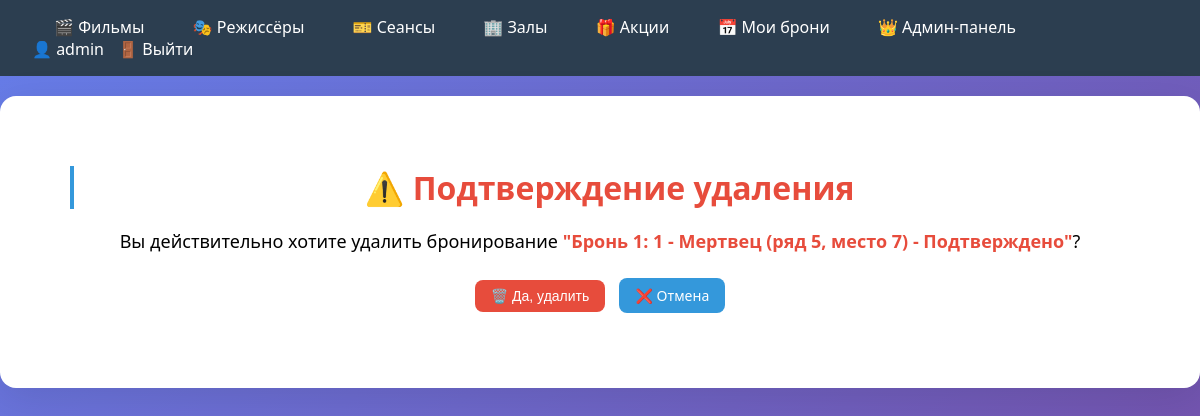
/booking/1/cancel/ (signed in), run on the app's committed database.
### cinema/models.py (models this page shows, shortened)
class User(AbstractUser):
    birth_date = models.DateField('Дата рождения', null=True, blank=True)
    groups = models.ManyToManyField(
        'auth.Group',
        verbose_name='groups',
        blank=True,
        help_text='The groups this user belongs to.',
        related_name='cinema_user_set',
        related_query_name='cinema_user',
    )
    user_permissions = models.ManyToManyField(
        'auth.Permission',
        verbose_name='user permissions',
        blank=True,
        help_text='Specific permissions for this user.',
        related_name='cinema_user_set',
        related_query_name='cinema_user',
    )
    class Meta:
        verbose_name = 'Пользователь'
        verbose_name_plural = 'Пользователи'
        swappable = 'AUTH_USER_MODEL'

class Booking(models.Model):
    STATUS_CHOICES = [
        ('pending', 'Ожидает подтверждения'),
        ('confirmed', 'Подтверждено'),
        ('cancelled', 'Отменено'),
    ]
    session = models.ForeignKey(Session, on_delete=models.CASCADE, verbose_name='Сеанс', related_name='bookings')
    user = models.ForeignKey(User, on_delete=models.CASCADE, verbose_name='Пользователь', related_name='bookings')
    seat_row = models.IntegerField('Ряд')
    seat_number = models.IntegerField('Место')
    status = models.CharField('Статус', max_length=20, choices=STATUS_CHOICES, default='pending')
    created_at = models.DateTimeField('Дата бронирования', auto_now_add=True)
    def __str__(self):
        return f'Бронь {self.id}: {self.user.username} - {self.session.movie.title} (ряд {self.seat_row}, место {self.seat_number}) - {self.get_status_display()}'
    class Meta:
        verbose_name = 'Бронирование'
        verbose_name_plural = 'Бронирования'
        unique_together = ('session', 'seat_row', 'seat_number')

class Session(models.Model):
    movie = models.ForeignKey(Movie, on_delete=models.CASCADE, verbose_name='Фильм', related_name='sessions')
    hall = models.ForeignKey(Hall, on_delete=models.CASCADE, verbose_name='Зал', related_name='sessions')
    start_time = models.DateTimeField('Время начала')
    price = models.DecimalField('Цена', max_digits=8, decimal_places=2)
    class Meta:
        verbose_name = 'Сеанс'
        verbose_name_plural = 'Сеансы'

class Movie(models.Model):
    title = models.CharField('Название', max_length=200)
    description = models.TextField('Описание')
    duration_min = models.IntegerField('Длительность (мин)')
    rating = models.FloatField('Рейтинг', default=0.0)
    poster = models.ImageField('Постер', upload_to='posters/', blank=True, null=True)
    release_year = models.IntegerField('Год выпуска')
    director = models.ForeignKey(Director, on_delete=models.SET_NULL, null=True, blank=True, verbose_name='Режиссёр',
                                 related_name='movies')
    genres = models.ManyToManyField(Genre, through='MovieGenre', verbose_name='Жанры')
    class Meta:
        verbose_name = 'Фильм'
        verbose_name_plural = 'Фильмы'

### cinema/views.py (the view)
# urls.py: path('booking/<int:pk>/cancel/', views.cancel_booking, name='cancel_booking'),
@login_required
def cancel_booking(request, pk):
    booking = get_object_or_404(Booking, pk=pk)
    if booking.user != request.user and not request.user.is_staff:
        messages.error(request, 'Вы можете отменять только свои бронирования.')
        return redirect('my_bookings')
    if request.method == 'POST':
        booking.status = 'cancelled'
        booking.save()
        messages.success(request, 'Бронирование отменено.')
        return redirect('my_bookings')
    return render(request, 'cinema/confirm_delete.html', {
        'object': booking,
        'type_name': 'бронирование',
        'cancel_url': 'my_bookings',
        'cancel_id': None,
        'can_delete': True
    })

### cinema/templates/cinema/confirm_delete.html (shortened to what this page needs)
{% extends 'cinema/base.html' %}
{% load static %}
{% block content %}
<div class="delete-confirm" style="text-align: center; padding: 40px;">
    <h1 style="color: #e74c3c;">⚠️ Подтверждение удаления</h1>
    {% if can_delete %}
        <p style="font-size: 18px; margin: 20px 0;">
            Вы действительно хотите удалить {{ type_name }}
            <strong style="color: #e74c3c;">"{{ object }}"</strong>?
        </p>
        <form method="post" style="display: inline;">
            <button type="submit" class="btn btn-danger">🗑️ Да, удалить</button>
            {% if cancel_id %}
                <a href="{% url cancel_url cancel_id %}" class="btn">❌ Отмена</a>
            {% else %}
                <a href="{% url cancel_url %}" class="btn">❌ Отмена</a>
            {% endif %}
        </form>
    {% endif %}
</div>
{% endblock %}

### cinema/templates/cinema/base.html (shortened to what this page needs)
{% load static %}
<!DOCTYPE html>
<html lang="ru">
<head>
    <link rel="stylesheet" href="{% static 'cinema/style.css' %}">
</head>
<body>
    <nav>
        <div>
            <a href="{% url 'movie_list' %}">🎬 Фильмы</a>
            <a href="{% url 'director_list' %}">🎭 Режиссёры</a>
            <a href="{% url 'session_list' %}">🎫 Сеансы</a>
            <a href="{% url 'hall_list' %}">🏢 Залы</a>
            <a href="{% url 'promotion_list' %}">🎁 Акции</a>
            {% if user.is_authenticated %}
                <a href="{% url 'my_bookings' %}">📅 Мои брони</a>
            {% endif %}
            {% if user.is_staff %}
                <a href="{% url 'admin_panel' %}">👑 Админ-панель</a>
            {% endif %}
        </div>
        <div>
            {% if user.is_authenticated %}
                <span>👤 {{ user.username }}</span>
                <form method="post" action="{% url 'logout' %}" style="display: inline;">
                    <button type="submit">🚪 Выйти</button>
                </form>
            {% else %}
                <a href="{% url 'login' %}">🔐 Вход</a>
                <a href="{% url 'register' %}">📝 Регистрация</a>
            {% endif %}
        </div>
    </nav>
    <div class="container">
        {% block content %}{% endblock %}
    </div>
</body>
</html>

### cinema/static/cinema/style.css (style rules this page uses)
* { margin: 0; padding: 0; box-sizing: border-box; }
body { font-family: Arial, sans-serif; background: #f5f5f5; }
nav { background: #2c3e50; color: white; padding: 1rem 2rem; display: flex; justify-content: space-between; align-items: center; flex-wrap: wrap; }
nav a { color: white; text-decoration: none; margin: 0 10px; }
nav button { background: none; border: none; color: white; cursor: pointer; font: inherit; margin: 0 10px; }
.container { max-width: 1200px; margin: 20px auto; padding: 20px; background: white; border-radius: 8px; box-shadow: 0 0 10px rgba(0, 0, 0, 0.1); }
h1 { margin-bottom: 20px; color: #2c3e50; }
.btn { display: inline-block; padding: 8px 16px; background: #3498db; color: white; text-decoration: none; border-radius: 4px; margin: 5px; border: none; cursor: pointer; font-size: 14px; }
.btn-danger { background: #e74c3c; }
.delete-confirm { text-align: center; padding: 40px; }
.delete-confirm h1 { color: #e74c3c; }
.delete-confirm p { font-size: 18px; margin: 20px 0; }
a { text-decoration: none !important; }
.btn { text-decoration: none !important; }
body { font-family: 'Segoe UI', Tahoma, Geneva, Verdana, sans-serif; background: linear-gradient(135deg, #667eea 0%, #764ba2 100%); min-height: 100vh; }
a { text-decoration: none; color: #3498db; transition: all 0.3s ease; position: relative; }
nav a { color: white; font-weight: 500; padding: 8px 12px; border-radius: 8px; transition: all 0.3s ease; }
.container { max-width: 1200px; margin: 20px auto; padding: 30px; background: white; border-radius: 16px; box-shadow: 0 10px 40px rgba(0, 0, 0, 0.1); }
h1 { font-size: 2rem; color: #2c3e50; margin-bottom: 20px; border-left: 4px solid #3498db; padding-left: 15px; }
.btn { display: inline-block; padding: 8px 16px; border-radius: 8px; font-size: 14px; font-weight: 500; text-align: center; cursor: pointer; transition: all 0.3s ease; border: none; background: #3498db; color: white; }

### data on the page
User: username "admin"
Booking: id+user+session "Бронь 1: 1 - Мертвец (ряд 5, место 7) - Подтверждено"

### other printed values
{{ type_name }} "бронирование"
